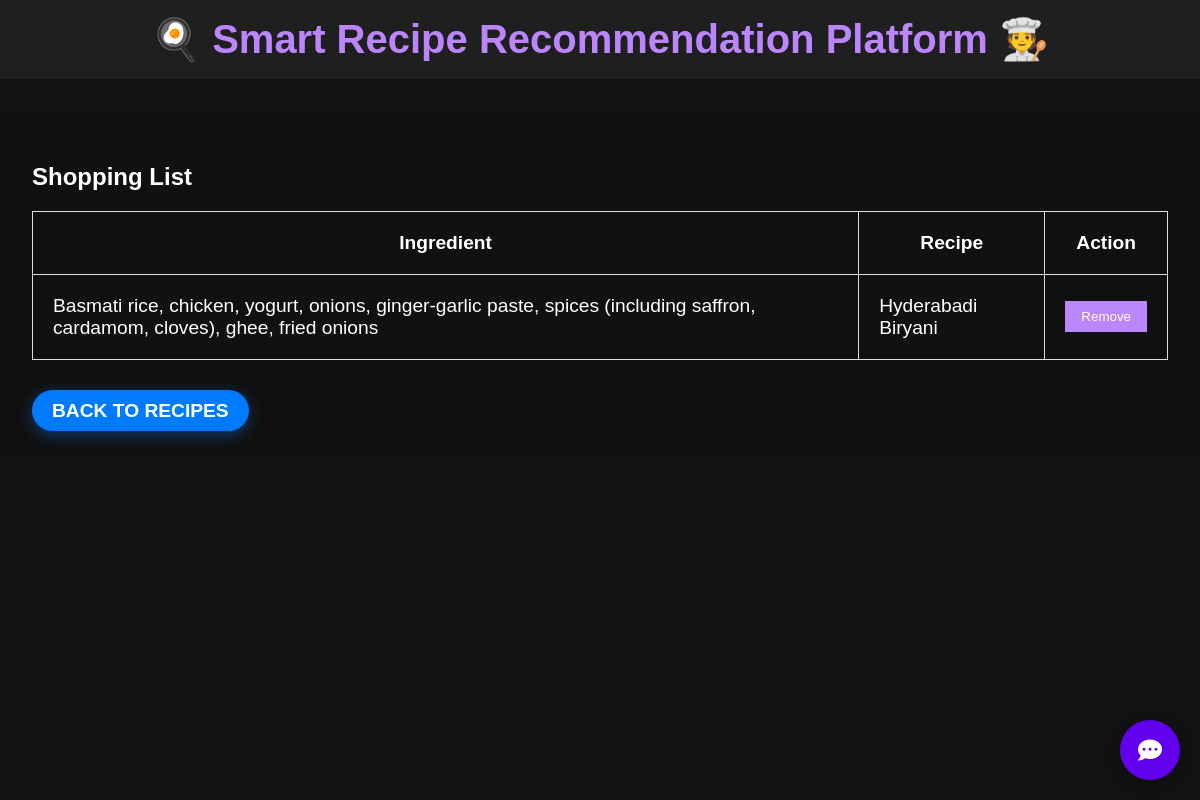
The app's page /shopping-list/ (signed in) with its own data.
### shopping_list/models.py (models this page shows, shortened)
class ShoppingListItem(models.Model):
    user = models.ForeignKey(settings.AUTH_USER_MODEL, on_delete=models.CASCADE)
    ingredient = models.CharField(max_length=200)
    recipe = models.ForeignKey('recipes.Recipe', on_delete=models.CASCADE)
    added_at = models.DateTimeField(auto_now_add=True)

### recipes/models.py (models this page shows, shortened)
class Recipe(models.Model):
    title = models.CharField(max_length=200)
    ingredients = models.TextField()
    instructions = models.TextField()
    created_at = models.DateTimeField(auto_now_add=True)
    rating = models.IntegerField(default=0)  # Add this line
    image = models.ImageField(upload_to='recipe_images/', null=True, blank=True)  # Add this line

### shopping_list/views.py (the view)
# urls.py: path('', views.shopping_list, name='shopping_list'),
@login_required
def shopping_list(request):
    items = ShoppingListItem.objects.filter(user=request.user).order_by('recipe__title', 'ingredient')
    return render(request, 'shopping_list/shopping_list.html', {'items': items})

### shopping_list/templates/shopping_list/shopping_list.html (shortened to what this page needs)
{% extends 'recipes/base.html' %}
{% block content %}
<h2>Shopping List</h2>
<table id="shopping-list" style="width: 100%; font-size: 1.2em; border-collapse: collapse; margin-bottom: 40px;">
    <thead>
        <tr>
            <th style="border: 1px solid #ddd; padding: 20px;">Ingredient</th>
            <th style="border: 1px solid #ddd; padding: 20px;">Recipe</th>
            <th style="border: 1px solid #ddd; padding: 20px;">Action</th>
        </tr>
    </thead>
    <tbody>
        {% for item in items %}
        <tr data-item-id="{{ item.id }}">
            <td style="border: 1px solid #ddd; padding: 20px;">{{ item.ingredient }}</td>
            <td style="border: 1px solid #ddd; padding: 20px;">{{ item.recipe.title }}</td>
            <td style="border: 1px solid #ddd; padding: 20px;"><button class="remove-item">Remove</button></td>
        </tr>
        {% empty %}
        <tr>
            <td colspan="3" style="border: 1px solid #ddd; padding: 20px;">Your shopping list is empty.</td>
        </tr>
        {% endfor %}
    </tbody>
</table>
<a href="{% url 'home' %}" class="btn btn-primary" style="margin-top: 40px;">Back to Recipes</a>
{% endblock %}

### recipes/templates/recipes/base.html (style rules this page uses)
.btn { padding: 10px 20px; font-size: 1.2em; border-radius: 30px; transition: transform 0.3s, background-color 0.3s, box-shadow 0.3s; text-transform: uppercase; font-weight: bold; }
.btn-primary { background-color: #007bff; color: #ffffff; box-shadow: 0 4px 15px rgba(0, 123, 255, 0.4); }
body { background-color: #121212; color: #ffffff; font-family: Arial, sans-serif; margin: 0; padding: 0; }
a { color: #bb86fc; text-decoration: none; }
button { background-color: #bb86fc; border: none; color: #ffffff; padding: 0.5rem 1rem; cursor: pointer; }

### records on screen
ShoppingListItem: ingredient "Basmati rice, chicken, yogurt, onions, ginger-garlic paste, spices (including saffron, cardamom, cloves), ghee, fried onions", recipe "Hyderabadi Biryani"
